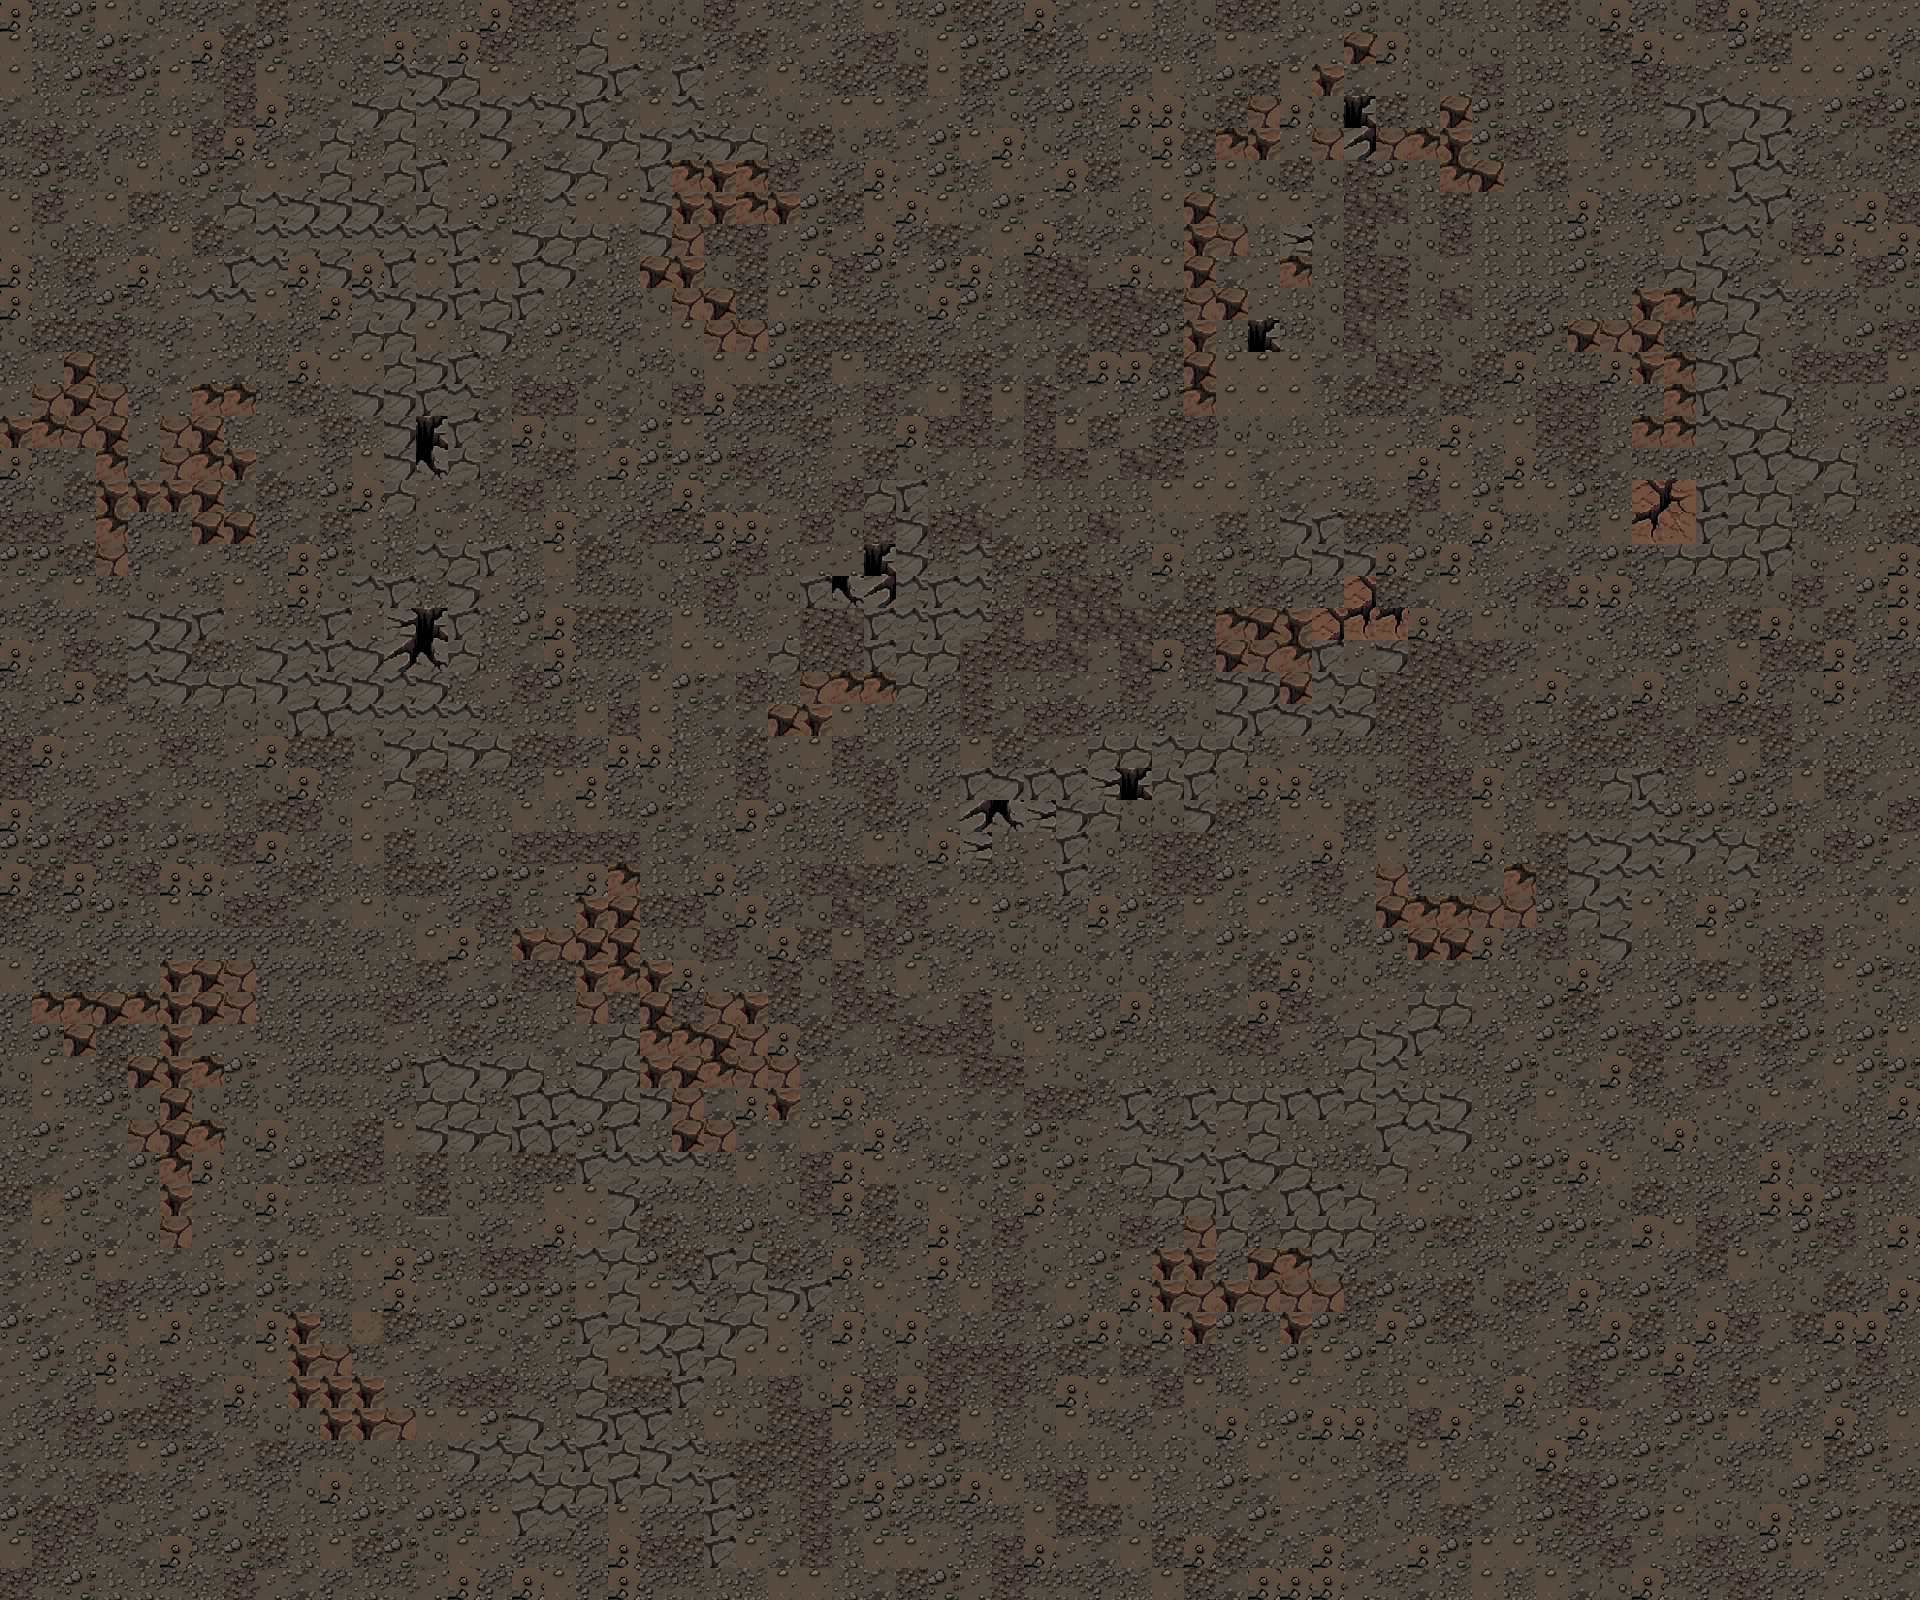

The image is a tile-based game level rendered from a .tmx file. Its description and source (layers, tilesets, objects; grid data summarised) follow:
An orthogonal 60x50 tile map with 32x32 px tiles, 1 tile layer (Прошарок плиток 1).

<map version="1.10" tiledversion="1.12.2" orientation="orthogonal" renderorder="right-down" width="60" height="50" tilewidth="32" tileheight="32" infinite="0" nextlayerid="2" nextobjectid="1">
 <tileset firstgid="1" name="j,htp" tilewidth="32" tileheight="32" spacing="1" margin="1" tilecount="450" columns="30">
  <image source="j,htp.png" width="1017" height="510" />
 </tileset>
 <layer id="1" name="Прошарок плиток 1" width="60" height="50">
  <data>[3000 cells, 3000 non-empty, 33 distinct tile ids]</data>
 </layer>
</map>
